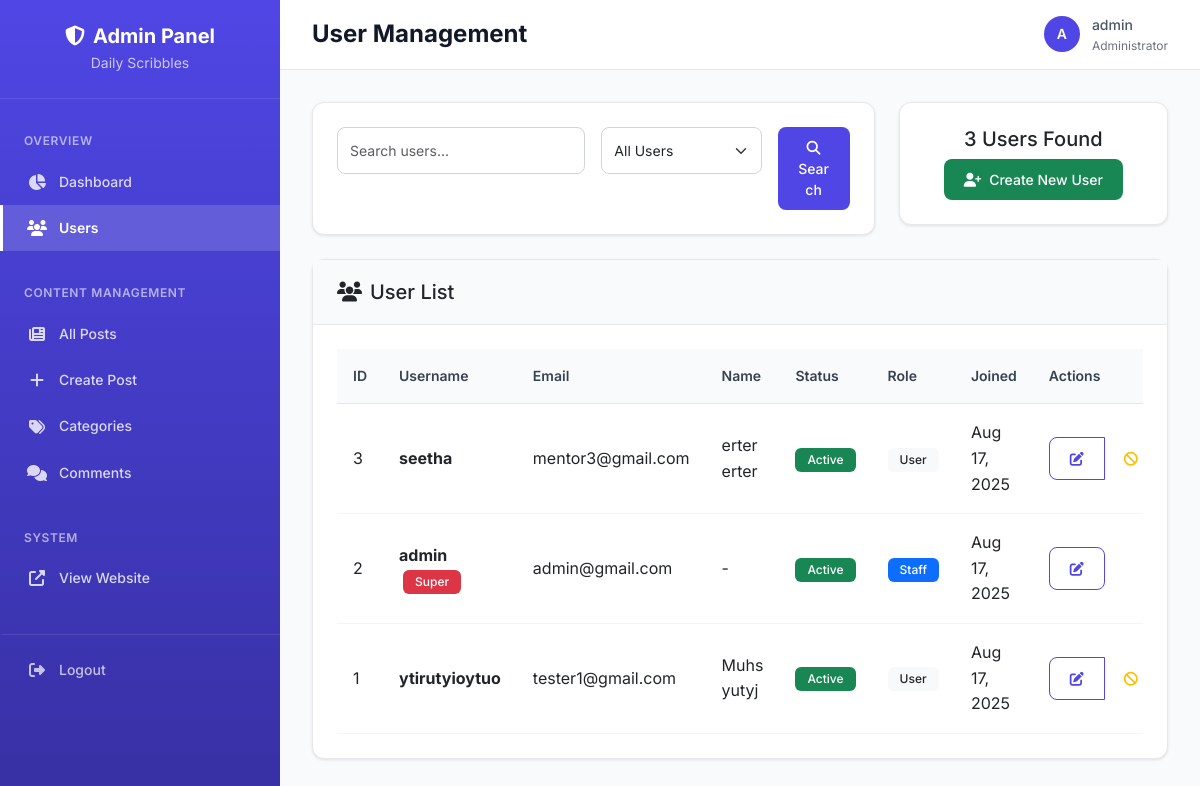
The app's page /adminpanel/users/ (signed in), older data.
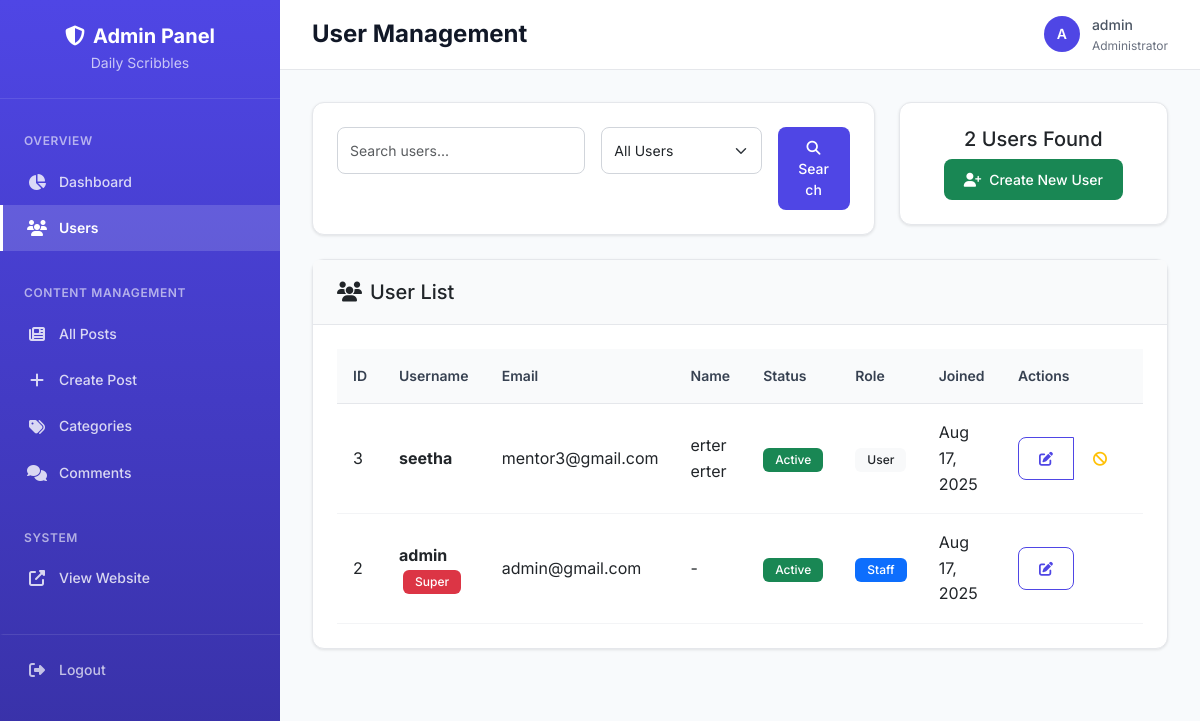
The same page, newer data.
### userapp/models.py (models this page shows, shortened)
class CustomUser(AbstractUser):
    email = models.EmailField(unique=True)

### adminpanel/views.py (the view, shortened to what this page needs)
# urls.py: path('users/', views.user_management, name='user_management'),
@login_required
@user_passes_test(is_admin)
def user_management(request):
    search_query = request.GET.get('search', '')
    filter_type = request.GET.get('filter', 'all')
    users = User.objects.all().order_by('-date_joined')
    if filter_type == 'active':
        users = users.filter(is_active=True)
    elif filter_type == 'inactive':
        users = users.filter(is_active=False)
    elif filter_type == 'staff':
        users = users.filter(is_staff=True)
    paginator = Paginator(users, 20)  # Show 20 users per page
    page_number = request.GET.get('page')
    page_obj = paginator.get_page(page_number)
    context = {
        'page_obj': page_obj,
        'search_query': search_query,
        'filter_type': filter_type,
        'total_users': users.count(),
    }
    return render(request, 'adminpanel/user_management.html', context)

### adminpanel/views.py (called while the page is built)
def is_admin(user):
    return user.is_authenticated and (user.is_staff or user.is_superuser)

### templates/adminpanel/user_management.html (shortened to what this page needs)
{% extends 'adminpanel/base.html' %}
{% block page_title %}User Management{% endblock %}
{% block content %}
<div class="row mb-4">
    <div class="col-md-8">
        <div class="card">
            <div class="card-body">
                <form method="get" class="row g-3">
                    <div class="col-md-6">
                        <input type="text" class="form-control" name="search"
                               placeholder="Search users..." value="{{ search_query }}">
                    </div>
                    <div class="col-md-4">
                        <select class="form-select" name="filter">
                            <option value="all" {% if filter_type == 'all' %}selected{% endif %}>All Users</option>
                        </select>
                    </div>
                    <div class="col-md-2">
                        <button type="submit" class="btn btn-primary w-100">
                            <i class="fas fa-search"></i> Search
                        </button>
                    </div>
                </form>
            </div>
        </div>
    </div>
    <div class="col-md-4">
        <div class="card">
            <div class="card-body text-center">
                <h5>{{ total_users }} Users Found</h5>
                <a href="{% url 'adminpanel:create_user' %}" class="btn btn-success">
                    <i class="fas fa-user-plus me-2"></i>Create New User
                </a>
            </div>
        </div>
    </div>
</div>
<div class="card">
    <div class="card-header">
        <h5 class="card-title mb-0">
            <i class="fas fa-users me-2"></i>User List
        </h5>
    </div>
    <div class="card-body">
        {% if page_obj %}
            <div class="table-responsive">
                <table class="table table-hover">
                    <thead>
                        <tr>
                            <th>ID</th>
                            <th>Username</th>
                            <th>Email</th>
                            <th>Name</th>
                            <th>Status</th>
                            <th>Role</th>
                            <th>Joined</th>
                            <th>Actions</th>
                        </tr>
                    </thead>
                    <tbody>
                        {% for user in page_obj %}
                        <tr>
                            <td>{{ user.id }}</td>
                            <td>
                                <strong>{{ user.username }}</strong>
                                {% if user.is_superuser %}
                                    <span class="badge bg-danger ms-1">Super</span>
                                {% endif %}
                            </td>
                            <td>{{ user.email|default:"-" }}</td>
                            <td>{{ user.get_full_name|default:"-" }}</td>
                            <td>
                                {% if user.is_active %}
                                    <span class="badge bg-success">Active</span>
                                {% else %}
                                    <span class="badge bg-warning text-dark">Blocked</span>
                                {% endif %}
                            </td>
                            <td>
                                {% if user.is_staff %}
                                    <span class="badge bg-primary">Staff</span>
                                {% else %}
                                    <span class="badge bg-light text-dark">User</span>
                                {% endif %}
                            </td>
                            <td>{{ user.date_joined|date:"M d, Y" }}</td>
                            <td>
                                <div class="btn-group btn-group-sm" role="group">
                                    <a href="{% url 'adminpanel:user_detail' user.id %}"
                                       class="btn btn-outline-primary" title="View/Edit">
                                        <i class="fas fa-edit"></i>
                                    </a>
                                    {% if user != request.user and not user.is_superuser %}
                                        {% if user.is_active %}
                                            <button type="button" class="btn btn-outline-warning"
                                                    title="Block User"
                                                    data-user-id="{{ user.id }}"
                                                    data-username="{{ user.username|escapejs }}"
                                                    onclick="confirmBlock(this.dataset.userId, this.dataset.username)">
                                                <i class="fas fa-ban"></i>
                                            </button>
                                        {% endif %}
                                    {% endif %}
                                </div>
                            </td>
                        </tr>
                        {% endfor %}
                    </tbody>
                </table>
            </div>
        {% endif %}
    </div>
</div>
{% endblock %}

### templates/adminpanel/base.html (shortened to what this page needs)
<!DOCTYPE html>
<html lang="en">
<head>
    <link href="https://cdn.jsdelivr.net/npm/bootstrap@5.3.0/dist/css/bootstrap.min.css" rel="stylesheet">
    <link href="https://cdnjs.cloudflare.com/ajax/libs/font-awesome/6.4.0/css/all.min.css" rel="stylesheet">
</head>
<body>
    <nav class="sidebar">
        <div class="sidebar-brand">
            <h4><i class="fas fa-shield-alt me-2"></i>Admin Panel</h4>
            <p>Daily Scribbles</p>
        </div>
        <div class="sidebar-nav">
            <div class="nav-section-title">Overview</div>
            <ul class="nav flex-column">
                <li class="nav-item">
                    <a class="nav-link {% if request.resolver_match.url_name == 'dashboard' %}active{% endif %}"
                       href="{% url 'adminpanel:dashboard' %}">
                        <i class="fas fa-chart-pie"></i>
                        Dashboard
                    </a>
                </li>
                <li class="nav-item">
                    <a class="nav-link {% if request.resolver_match.url_name == 'user_management' %}active{% endif %}"
                       href="{% url 'adminpanel:user_management' %}">
                        <i class="fas fa-users"></i>
                        Users
                    </a>
                </li>
            </ul>
            <div class="nav-section-title">Content Management</div>
            <ul class="nav flex-column">
                <li class="nav-item">
                    <a class="nav-link {% if request.resolver_match.url_name == 'blog_management' %}active{% endif %}"
                       href="{% url 'adminpanel:blog_management' %}">
                        <i class="fas fa-newspaper"></i>
                        All Posts
                    </a>
                </li>
                <li class="nav-item">
                    <a class="nav-link {% if request.resolver_match.url_name == 'create_blog' %}active{% endif %}"
                       href="{% url 'adminpanel:create_blog' %}">
                        <i class="fas fa-plus"></i>
                        Create Post
                    </a>
                </li>
                <li class="nav-item">
                    <a class="nav-link {% if request.resolver_match.url_name == 'category_management' %}active{% endif %}"
                       href="{% url 'adminpanel:category_management' %}">
                        <i class="fas fa-tags"></i>
                        Categories
                    </a>
                </li>
                <li class="nav-item">
                    <a class="nav-link {% if request.resolver_match.url_name == 'comment_management' %}active{% endif %}"
                       href="{% url 'adminpanel:comment_management' %}">
                        <i class="fas fa-comments"></i>
                        Comments
                    </a>
                </li>
            </ul>
            <div class="nav-section-title">System</div>
            <ul class="nav flex-column">
                <li class="nav-item">
                    <a class="nav-link" href="{% url 'blog:post_list' %}" target="_blank">
                        <i class="fas fa-external-link-alt"></i>
                        View Website
                    </a>
                </li>
                <li class="nav-item">
                    <a class="nav-link logout-link" href="{% url 'adminpanel:logout' %}">
                        <i class="fas fa-sign-out-alt"></i>
                        Logout
                    </a>
                </li>
            </ul>
        </div>
    </nav>
    <div class="main-content">
        <header class="main-header">
            <h1 class="page-title">{% block page_title %}Dashboard{% endblock %}</h1>
            <div class="user-info">
                <div class="user-avatar">{{ request.user.username|first|upper }}</div>
                <div>
                    <div style="font-weight: 500;">{{ request.user.username }}</div>
                    <div style="font-size: 0.75rem; color: var(--gray-500);">Administrator</div>
                </div>
            </div>
        </header>
        <div class="content-area">
            {% block content %}
            {% endblock %}
        </div>
    </div>
</body>
</html>

### templates/adminpanel/base.html (style rules this page uses)
:root { --primary-color: #4f46e5; --primary-dark: #3730a3; --secondary-color: #6366f1; --success-color: #10b981; --warning-color: #f59e0b; --danger-color: #ef4444; --info-color: #3b82f6; --light-bg: #f8fafc; --white: #ffffff; --gray-50: #f9fafb; --gray-100: #f3f4f6; --gray-200: #e5e7eb; --gray-300: #d1d5db; --gray-400: #9ca3af; --gray-500: #6b7280; --gray-600: #4b5563; --gray-700: #374151; --gray-800: #1f2937; --gray-900: #111827; --sidebar-width: 280px; --header-height: 70px; }
* { margin: 0; padding: 0; box-sizing: border-box; }
body { font-family: 'Inter', -apple-system, BlinkMacSystemFont, sans-serif; background-color: var(--light-bg); color: var(--gray-700); line-height: 1.6; }
.sidebar { position: fixed; top: 0; left: 0; height: 100vh; width: var(--sidebar-width); background: linear-gradient(180deg, var(--primary-color) 0%, var(--primary-dark) 100%); z-index: 1000; transition: all 0.3s ease; overflow-y: auto; scrollbar-width: thin; scrollbar-color: rgba(255,255,255,0.3) transparent; }
.sidebar-brand { padding: 1.5rem; border-bottom: 1px solid rgba(255,255,255,0.1); text-align: center; }
.sidebar-brand h4 { color: white; font-weight: 700; font-size: 1.25rem; margin: 0; }
.sidebar-brand p { color: rgba(255,255,255,0.7); font-size: 0.875rem; margin: 0.25rem 0 0 0; }
.sidebar-nav { padding: 1rem 0; }
.nav-section-title { color: rgba(255,255,255,0.6); font-size: 0.75rem; font-weight: 600; text-transform: uppercase; letter-spacing: 0.05em; padding: 1rem 1.5rem 0.5rem; margin-top: 1rem; }
.nav-section-title:first-child { margin-top: 0; }
.sidebar .nav-link { color: rgba(255,255,255,0.8); padding: 0.75rem 1.5rem; border-radius: 0; transition: all 0.2s ease; font-weight: 500; font-size: 0.875rem; border-left: 3px solid transparent; display: flex; align-items: center; }
.sidebar .nav-link i { width: 20px; text-align: center; margin-right: 0.75rem; font-size: 1rem; }
.sidebar .nav-link.active { color: white; background-color: rgba(255,255,255,0.15); border-left-color: white; font-weight: 600; }
.sidebar .nav-link.logout-link { margin-top: 2rem; border-top: 1px solid rgba(255,255,255,0.1); padding-top: 1.5rem; color: rgba(255,255,255,0.7); }
.main-content { margin-left: var(--sidebar-width); min-height: 100vh; background-color: var(--light-bg); }
.main-header { background: white; height: var(--header-height); border-bottom: 1px solid var(--gray-200); display: flex; align-items: center; justify-content: space-between; padding: 0 2rem; position: sticky; top: 0; z-index: 100; }
.page-title { font-size: 1.5rem; font-weight: 700; color: var(--gray-900); margin: 0; }
.user-info { display: flex; align-items: center; gap: 0.75rem; color: var(--gray-600); font-size: 0.875rem; }
.user-avatar { width: 36px; height: 36px; background: var(--primary-color); border-radius: 50%; display: flex; align-items: center; justify-content: center; color: white; font-weight: 600; font-size: 0.875rem; }
.content-area { padding: 2rem; }
.card { border: 1px solid var(--gray-200); border-radius: 12px; box-shadow: 0 1px 3px rgba(0,0,0,0.1); transition: all 0.2s ease; background: white; }
.card-header { background: var(--gray-50); border-bottom: 1px solid var(--gray-200); padding: 1.25rem 1.5rem; border-radius: 12px 12px 0 0; }
.card-body { padding: 1.5rem; }
.btn { border-radius: 8px; font-weight: 500; font-size: 0.875rem; padding: 0.625rem 1.25rem; transition: all 0.2s ease; border: none; }
.btn-primary { background: var(--primary-color); color: white; }
.btn-outline-primary { border: 1px solid var(--primary-color); color: var(--primary-color); background: transparent; }
.table { margin-bottom: 0; }
.table th { background: var(--gray-50); border-top: none; border-bottom: 1px solid var(--gray-200); font-weight: 600; font-size: 0.875rem; color: var(--gray-700); padding: 1rem; }
.table td { padding: 1rem; border-bottom: 1px solid var(--gray-100); vertical-align: middle; }
.badge { font-weight: 500; font-size: 0.75rem; padding: 0.375rem 0.75rem; border-radius: 6px; }
.form-control, .form-select { border: 1px solid var(--gray-300); border-radius: 8px; padding: 0.75rem; font-size: 0.875rem; transition: all 0.2s ease; }

Row changes from the older to the newer data that the page shows:
removed CustomUser: id "1", username "ytirutyioytuo", email "tester1@gmail.com", get_full_name "Muhs yutyj", is_active "Active", is_staff "User", date_joined "Aug 17, 2025"
Text that changed along with them:
{{ total_users }}: "3" → "2"
